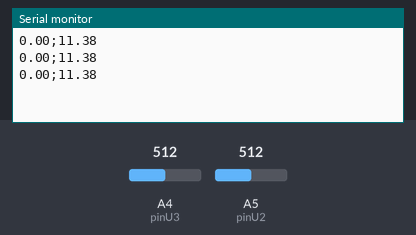
Simulated run of this sketch. Board: Arduino Uno, built with avr-gcc and run on an emulated ATmega328P. Shown: the last lines printed to the serial monitor. The inputs (shaded band) are chosen by the test bench; at power-on: A4 (pinU3) = 512, A5 (pinU2) = 512.

Above: at 1.3 s.
1.4 s: A4 (pinU3) set to 716
At 1.9 s:
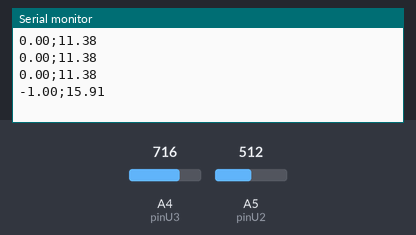
2.9 s: A5 (pinU2) set to 716
At 3.4 s:
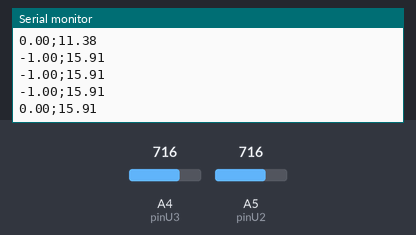
4.4 s: A4 (pinU3) set to 900
At 4.9 s:
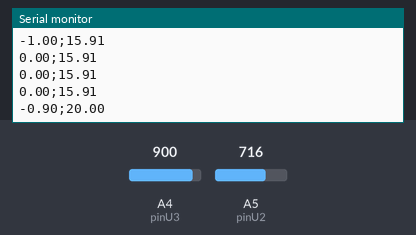
5.9 s: A5 (pinU2) set to 900
At 6.4 s:
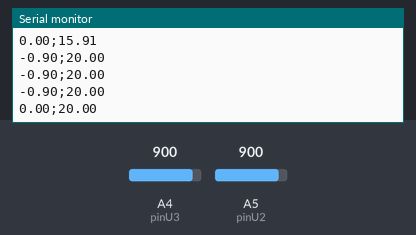
Timing chart, 0 to 8.4 s (numbered marks = the images above; inputs shaded):
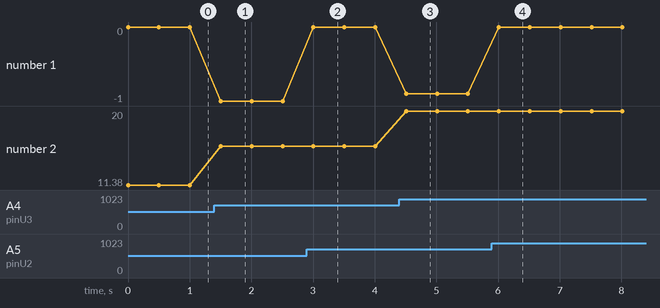

Measured:
- after the input at 1.4 s, the serial monitor: prints a new line after 0.10 s (image 1)
- after the input at 2.9 s, the serial monitor: prints a new line after 0.11 s (image 2)
- after the input at 4.4 s, the serial monitor: prints a new line after 0.11 s (image 3)
- after the input at 5.9 s, the serial monitor: prints a new line after 0.11 s (image 4)
- plotted number 1: 0 → -1 after the input at 1.4 s, 0 → -0.9 after the input at 4.4 s
- plotted number 2: 11.38 → 15.91 after the input at 1.4 s, 15.91 → 20 after the input at 4.4 s

The sketch:

caracteristique_cor.ino
```cpp
int pinU3 = 4;
int pinU2 = 5;

int n3;
int n2;

float R3 = 220.;

void setup(void) {
  Serial.begin(115200);
}

void loop(void) {
  n2 = analogRead(pinU2);
  n3 = analogRead(pinU3);

  Serial.print(0.00489*(n2-n3)); //renvoie la valeur de U2 en V
  Serial.print(";");
  Serial.println((4.89*n3)/R3); //renvoie la valeur de I en mA

  //delai de 500ms donc il y aura deux mesures par seconde environ
  delay(500);
}
```
